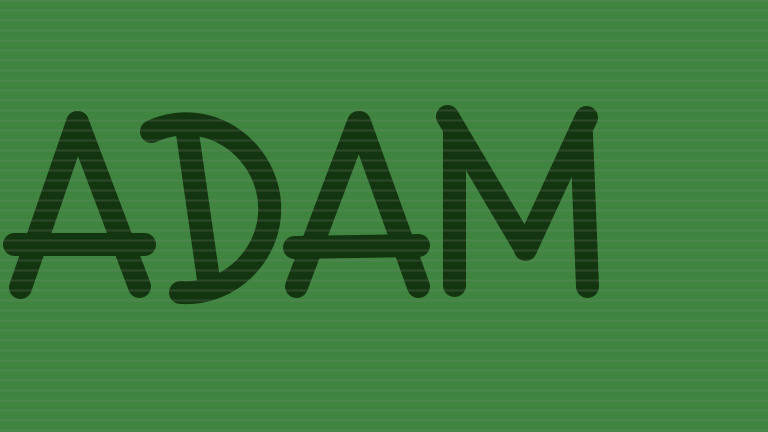
Frame 1 (no input)
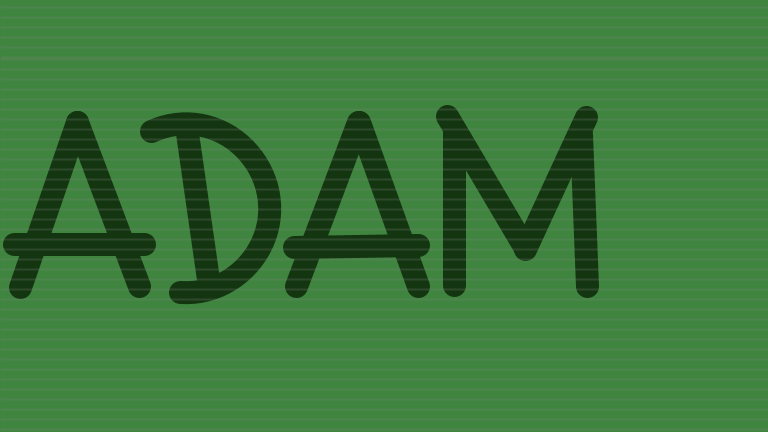
Frame 60 (the mouse pressed at the canvas centre just before this capture)
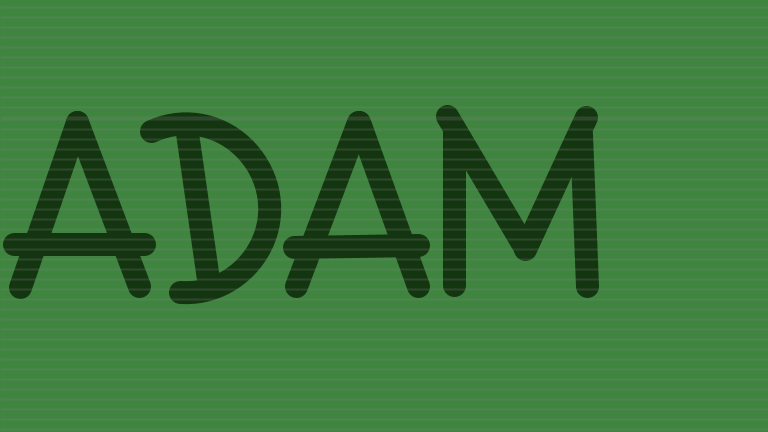
Frame 120 (the mouse held since frame 60 and released just before this capture)

The Processing sketch that drew these frames (run headless with seeded random() and noise(); from frame 60 on, the mouse is pressed at the canvas centre):

// Processing sketch: forsell_adam_fundamentals
// ── forsell_adam_fundamentals.pde
int frame = 0;
int spaceBetweenLines = 10;

void setup()
{
  size(768, 432);
}

void draw()
{  
  background(#3f853f);

  stroke(#133510);
  strokeWeight(23); 
  A();
  D();
  A2();
  M();

  for (int i = 0; i < height; i = i + spaceBetweenLines) 
  {
    stroke(128,128,128,64);
    strokeWeight(2);
    line(1, (i + frame) % height, width, (i + frame) % height);
  }
  frame++;
}

void A()
{
  line(20,287,77,122);
  line(139,286,77,122);
  line(144,244,14,244);
}

void D()
{
  line(209,286,186,126);
  noFill();
  arc(186,208,167,169,-2.0,1.64);
}

void A2()
{

  line(296,286,358,122);
  line(418,286,359,122);
  line(418,245,294,247);
}

void M()
{
  line(454,285,454,131);
  line(525,248,447,116);
  line(525,249,586,117);
  line(587,286,581,134);
}
